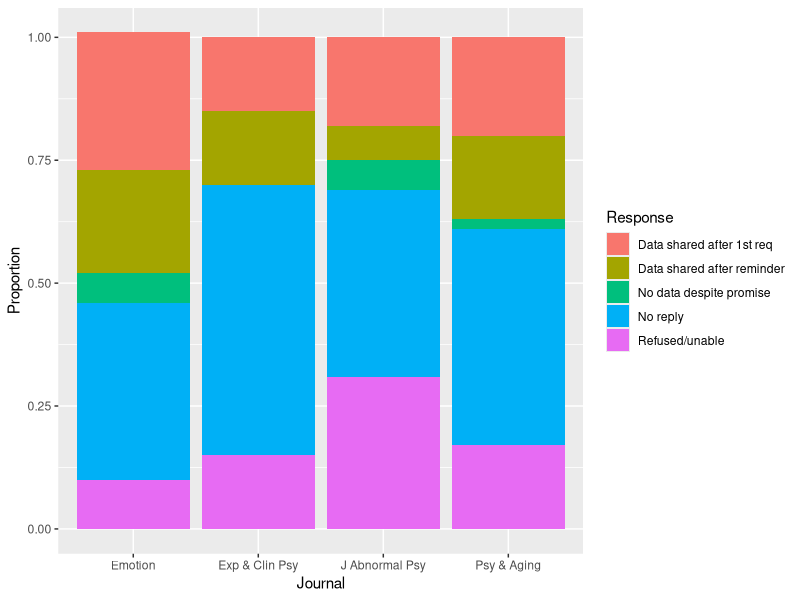

Write R code to recreate this figure.
## ---- chunk 1
knitr::opts_chunk$set(echo = FALSE)
## ---- chunk 2
# http://collabra.org/articles/10.1525/collabra.13/download/table/T1?type=csv
sharing.dat <- read.csv(file = "10.1525-collabra.13_T1.csv")
library(ggplot2)
library(dplyr)
sharing.dat %>% 
  ggplot() + 
  geom_col(mapping = aes(x=Journal, 
                         y=Proportion, 
                         fill=Response))
## ---- chunk 3
sessionInfo()
